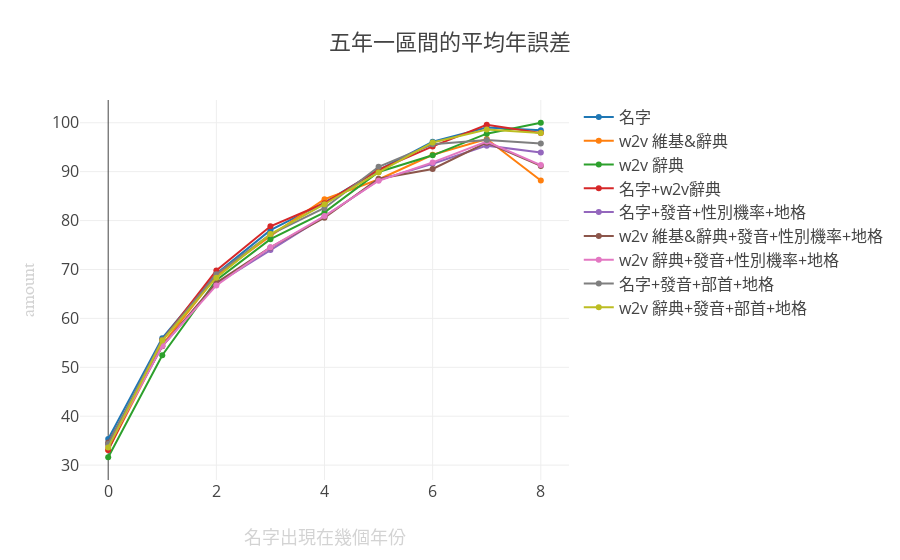

The notebook cell saved with this chart:
### Code cell
#FN1.FN2
f0_avg_error_list = [35.35,55.96,69.15,78.03,83.68,90.29,96.12,99.03,98.46]
#放ｗ２ｖ mode=1
f1_avg_error_list = [33.1,54.61,68.71,76.88,84.37,88.4,93.45,96.67,88.19]

#放ｗ２ｖ mode=3
f2_avg_error_list = [31.61,52.46,67.79,76.19,81.69,89.93,93.34,97.77,100]

#FN1.FN2 m=3
f8_avg_error_list = [33.09,55.59,69.79,78.82,83.54,90.39,95.16,99.59,97.9]

#x_f = ['character','radical', 'in','stroke' ]
f6_avg_error_list = [34.34,55.63,69.01,77.19,82.58,90.991,95.61,96.45,95.78]

#x_f = ['w2v','radical', 'in','stroke' ] m=3
f7_avg_error_list = [33.58,55.47,68.33,77.25,83.34,89.84,95.97,98.61,97.9]


#x_f = ['character','radical', 'in','gender','stroke' ]
f3_avg_error_list = [34.27,54.35,67.05,73.97,80.84,88.27,91.61,95.32,93.93]

#x_f = ['w2v','radical', 'in','gender','stroke' ] m=1
f4_avg_error_list = [34.61,54.31,67.26,74.51,80.59,88.56,90.56,95.93,91.18]

#x_f = ['w2v','radical', 'in','gender','stroke' ] m=3
f5_avg_error_list = [33.78,54.35,66.75,74.54,80.91,88.14,91.89,96.17,91.34]

f0 = go.Scatter(
    x = [ x for x in range(len(f4_avg_error_list))],
    y = f0_avg_error_list,
    mode = 'lines+markers',
    name = '名字'
)


f1 = go.Scatter(
    x = [ x for x in range(len(f4_avg_error_list))],
    y = f1_avg_error_list,
    mode = 'lines+markers',
    name = 'w2v 維基&辭典'
)


f2 = go.Scatter(
    x = [ x for x in range(len(f4_avg_error_list))],
    y = f2_avg_error_list,
    mode = 'lines+markers',
    name = 'w2v 辭典'
)


f3 = go.Scatter(
    x = [ x for x in range(len(f4_avg_error_list))],
    y = f3_avg_error_list,
    mode = 'lines+markers',
    name = '名字+發音+性別機率+地格'
)


f4 = go.Scatter(
    x = [ x for x in range(len(f4_avg_error_list))],
    y = f4_avg_error_list,
    mode = 'lines+markers',
    name = 'w2v 維基&辭典+發音+性別機率+地格'
)


f5 = go.Scatter(
    x = [ x for x in range(len(f4_avg_error_list))],
    y = f5_avg_error_list,
    mode = 'lines+markers',
    name = 'w2v 辭典+發音+性別機率+地格'
)

f6 = go.Scatter(
    x = [ x for x in range(len(f4_avg_error_list))],
    y = f6_avg_error_list,
    mode = 'lines+markers',
    name = '名字+發音+部首+地格'
)

f7 = go.Scatter(
    x = [ x for x in range(len(f4_avg_error_list))],
    y = f7_avg_error_list,
    mode = 'lines+markers',
    name = 'w2v 辭典+發音+部首+地格'
)

f8 = go.Scatter(
    x = [ x for x in range(len(f4_avg_error_list))],
    y = f8_avg_error_list,
    mode = 'lines+markers',
    name = '名字+w2v辭典'
)



data = [f0,f1,f2,f8,f3,f4,f5,f6,f7]
layout = {'title': '五年一區間的平均年誤差', 
        'font': dict(size=16),
        'xaxis':dict(
            title='名字出現在幾個年份',
        titlefont=dict(
            family='Arial, sans-serif',
            size=18,
            color='lightgrey'
        )),
        'yaxis':dict(
        title='amount',
        titlefont=dict(
            family='Arial, sans-serif',
            size=18,
            color='lightgrey'
        ))
                     }
iplot({'data': data,'layout': layout} , filename='birthNumber')

### Figure 1 — Plotly figure (JSON) as saved in the notebook; plotly's stock layout.template omitted (floating-point values rounded to 4 significant figures)
{"data": [{"mode": "lines+markers", "name": "名字", "type": "scatter", "uid": "abc51d6a-4884-4b31-8e39-4d9d4d84f3f7", "x": [0, 1, 2, 3, 4, 5, 6, 7, 8], "y": [35.35, 55.96, 69.15, 78.03, 83.68, 90.29, 96.12, 99.03, 98.46]}, {"mode": "lines+markers", "name": "w2v 維基&辭典", "type": "scatter", "uid": "2538e4e9-4019-498a-b574-b4144519a266", "x": [0, 1, 2, 3, 4, 5, 6, 7, 8], "y": [33.1, 54.61, 68.71, 76.88, 84.37, 88.4, 93.45, 96.67, 88.19]}, {"mode": "lines+markers", "name": "w2v 辭典", "type": "scatter", "uid": "5c075160-0d4b-490d-a613-b95bc294f4f5", "x": [0, 1, 2, 3, 4, 5, 6, 7, 8], "y": [31.61, 52.46, 67.79, 76.19, 81.69, 89.93, 93.34, 97.77, 100]}, {"mode": "lines+markers", "name": "名字+w2v辭典", "type": "scatter", "uid": "b12071e2-6778-46df-a8da-df337e1dee42", "x": [0, 1, 2, 3, 4, 5, 6, 7, 8], "y": [33.09, 55.59, 69.79, 78.82, 83.54, 90.39, 95.16, 99.59, 97.9]}, {"mode": "lines+markers", "name": "名字+發音+性別機率+地格", "type": "scatter", "uid": "4e5cbf66-08a7-4aad-99d3-3936f6ea7172", "x": [0, 1, 2, 3, 4, 5, 6, 7, 8], "y": [34.27, 54.35, 67.05, 73.97, 80.84, 88.27, 91.61, 95.32, 93.93]}, {"mode": "lines+markers", "name": "w2v 維基&辭典+發音+性別機率+地格", "type": "scatter", "uid": "20267252-fdd5-4110-b752-0ce678ad7479", "x": [0, 1, 2, 3, 4, 5, 6, 7, 8], "y": [34.61, 54.31, 67.26, 74.51, 80.59, 88.56, 90.56, 95.93, 91.18]}, {"mode": "lines+markers", "name": "w2v 辭典+發音+性別機率+地格", "type": "scatter", "uid": "eb1098d3-16c9-4e81-92f9-35ed555ade95", "x": [0, 1, 2, 3, 4, 5, 6, 7, 8], "y": [33.78, 54.35, 66.75, 74.54, 80.91, 88.14, 91.89, 96.17, 91.34]}, {"mode": "lines+markers", "name": "名字+發音+部首+地格", "type": "scatter", "uid": "a5563988-f663-4931-838f-4a937d2ca0c2", "x": [0, 1, 2, 3, 4, 5, 6, 7, 8], "y": [34.34, 55.63, 69.01, 77.19, 82.58, 90.99, 95.61, 96.45, 95.78]}, {"mode": "lines+markers", "name": "w2v 辭典+發音+部首+地格", "type": "scatter", "uid": "bb6fc271-c0cf-4be1-a958-c20559096163", "x": [0, 1, 2, 3, 4, 5, 6, 7, 8], "y": [33.58, 55.47, 68.33, 77.25, 83.34, 89.84, 95.97, 98.61, 97.9]}], "layout": {"font": {"size": 16}, "title": {"text": "五年一區間的平均年誤差"}, "xaxis": {"title": {"font": {"color": "lightgrey", "family": "Arial, sans-serif", "size": 18}, "text": "名字出現在幾個年份"}}, "yaxis": {"title": {"font": {"color": "lightgrey", "family": "Arial, sans-serif", "size": 18}, "text": "amount"}}}}
